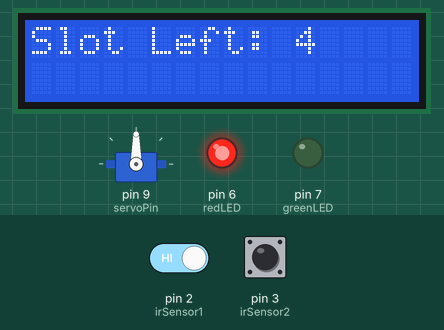
Recording of a sketch running on a simulated Arduino Uno, built with avr-gcc and run on an emulated ATmega328P. Shown: 16×2 character LCD, servo, output pins drawn as LEDs (lit = HIGH). Inputs (shaded band) come from the test bench; at power-on: pin 2 (irSensor1) HIGH, pin 3 (irSensor2) HIGH.

Above: at 3.2 s.
3.3 s: pin 2 (irSensor1) driven LOW
At 4.6 s:
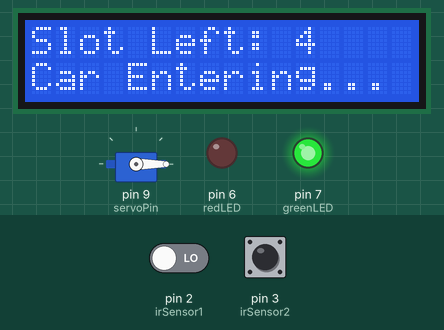
4.9 s: pin 3 (irSensor2) pulsed LOW 2 times (0.12 s each, 0.3 s apart)
At 6.7 s:
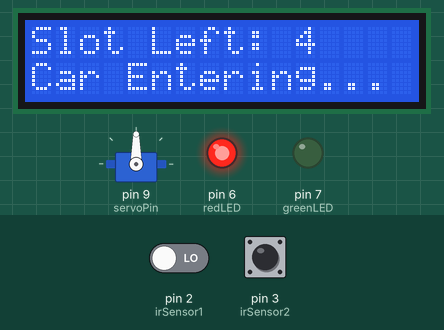
Timing chart, 0 to 8.6 s (numbered marks = the images above; inputs shaded):
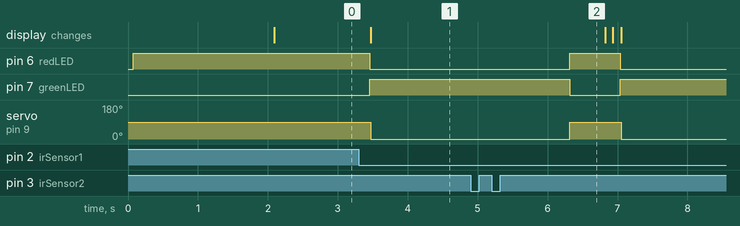

Measured:
- after the input at 3.3 s, pin 6 (redLED): HIGH → LOW after 0.16 s; pin 7 (greenLED): LOW → HIGH after 0.16 s; servo on pin 9 (servoPin): 90° → 0° after 0.17 s; the display: changes after 0.17 s (image 1)
- after the input at 4.9 s, pin 6 (redLED): LOW → HIGH after 1.4 s, → LOW 0.72 s later; pin 7 (greenLED): HIGH → LOW after 1.4 s, → HIGH 0.72 s later; servo on pin 9 (servoPin): 0° → 90° after 1.4 s, → 0° 0.73 s later

The sketch:

Smart_Parking_Code.ino
```cpp
#include <Servo.h>
#include <Wire.h>
#include <LiquidCrystal_I2C.h>

// LCD setup
LiquidCrystal_I2C lcd(0x27, 16, 2);

// Pin definitions
const int irSensor1 = 2; // Before gate (Entry)
const int irSensor2 = 3; // After gate (Exit)
const int redLED = 6;
const int greenLED = 7;
const int totalSlots = 4;

// Servo setup
Servo gateServo;
const int servoPin = 9;

// Parking counter
int parkedCars = 0;

// --- Gate functions ---
void gateLock() {
  gateServo.write(90); // Closed
  digitalWrite(redLED, HIGH);
  digitalWrite(greenLED, LOW);
}

void openGate() {
  gateServo.write(0); // Open
  digitalWrite(redLED, LOW);
  digitalWrite(greenLED, HIGH);
}

void setup() {
  lcd.begin();
  lcd.backlight();
  lcd.setCursor(0, 0);
  lcd.print("Smart Parking");

  pinMode(irSensor1, INPUT);
  pinMode(irSensor2, INPUT);
  pinMode(redLED, OUTPUT);
  pinMode(greenLED, OUTPUT);

  gateServo.attach(servoPin);
  gateLock();

  delay(2000);
  lcd.clear();
}

void loop() {
  lcd.setCursor(0, 0);
  lcd.print("Slot Left: ");
  lcd.print(totalSlots - parkedCars);
  lcd.print("   "); // Clear extra digits

  int sensor1State = digitalRead(irSensor1);
  int sensor2State = digitalRead(irSensor2);

  // --- Car entering ---
  if (sensor1State == LOW) {
    delay(100); // Debounce
    if (parkedCars < totalSlots) {
      openGate();
      lcd.setCursor(0, 1);
      lcd.print("Car Entering...   ");

      // Wait for sensor2 to trigger
      while (digitalRead(irSensor2) == HIGH);
      delay(300);
      while (digitalRead(irSensor2) == LOW);
      delay(1000);
      parkedCars++;
      gateLock();
      delay(500);
      lcd.clear();
    } else {
      lcd.setCursor(0, 1);
      lcd.print("No Space Left");
      delay(2000);
      lcd.clear();
    }
  }

  // --- Car exiting ---
  if (sensor2State == LOW) {
    delay(100); // Debounce
    if (parkedCars > 0) {
      openGate();
      lcd.setCursor(0, 1);
      lcd.print("Car Exiting...    ");

      // Wait for sensor1 to trigger
      while (digitalRead(irSensor1) == HIGH);
      delay(300);
      while (digitalRead(irSensor1) == LOW);
      delay(1000);
      parkedCars--;
      gateLock();
      delay(500);
      lcd.clear();
    }
  }

  delay(100);
}
```
